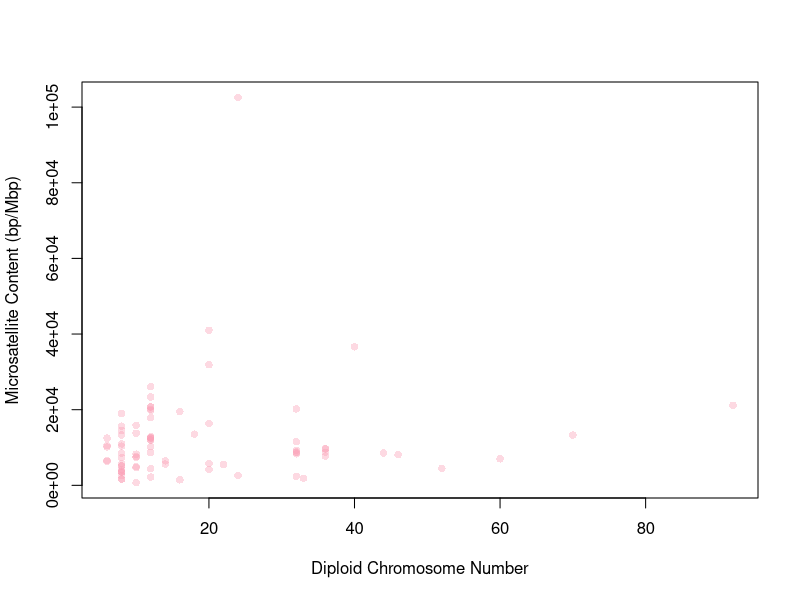

Recreate this plot in R.
#read in data
dat.intersect <- read.csv("../data/dat.intersect.csv")

#store the bp/Mbp microsatellite content
bpMbp <- dat.intersect$all/(dat.intersect$gsz/1000000)

#plot the microsatellite content in bp/Mbp and the diploid chromosome number
plot(bpMbp~dat.intersect$diploid.num,
     xlab = "Diploid Chromosome Number",
     ylab = "Microsatellite Content (bp/Mbp)",
     pch = 16, 
     col = rgb(250, 159, 181, 100,
               maxColorValue = 255))

#export pdf at 4.3" x 4.3"